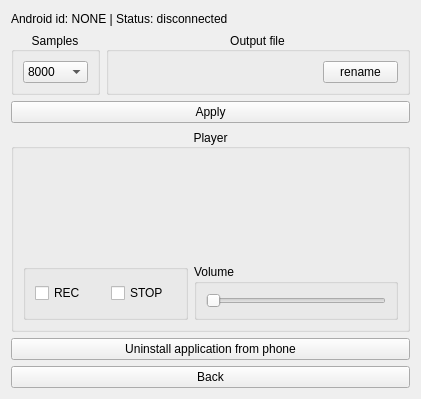
<?xml version="1.0" encoding="UTF-8"?>
<ui version="4.0">
 <class>q_settings</class>
 <widget class="QWidget" name="q_settings">
  <property name="geometry">
   <rect>
    <x>0</x>
    <y>0</y>
    <width>421</width>
    <height>399</height>
   </rect>
  </property>
  <property name="windowTitle">
   <string>Form</string>
  </property>
  <property name="accessibleName">
   <string/>
  </property>
  <layout class="QVBoxLayout" name="verticalLayout">
   <item>
    <widget class="QLabel" name="m_lb_title">
     <property name="text">
      <string>Android id: NONE | Status: disconnected</string>
     </property>
    </widget>
   </item>
   <item>
    <layout class="QHBoxLayout" name="m_hl_to_apply">
     <item>
      <widget class="QGroupBox" name="m_gb_settings">
       <property name="sizePolicy">
        <sizepolicy hsizetype="Maximum" vsizetype="Maximum">
         <horstretch>0</horstretch>
         <verstretch>0</verstretch>
        </sizepolicy>
       </property>
       <property name="title">
        <string>Samples</string>
       </property>
       <property name="alignment">
        <set>Qt::AlignCenter</set>
       </property>
       <layout class="QVBoxLayout" name="verticalLayout_2">
        <item>
         <layout class="QHBoxLayout" name="horizontalLayout">
          <item>
           <widget class="QComboBox" name="m_cb_samples">
            <item>
             <property name="text">
              <string>8000</string>
             </property>
            </item>
            <item>
             <property name="text">
              <string>16000</string>
             </property>
            </item>
            <item>
             <property name="text">
              <string>24000</string>
             </property>
            </item>
           </widget>
          </item>
         </layout>
        </item>
       </layout>
      </widget>
     </item>
     <item>
      <widget class="QGroupBox" name="m_gb_output">
       <property name="title">
        <string>Output file</string>
       </property>
       <property name="alignment">
        <set>Qt::AlignCenter</set>
       </property>
       <layout class="QVBoxLayout" name="verticalLayout_4">
        <item>
         <layout class="QHBoxLayout" name="horizontalLayout_2">
          <item>
           <widget class="QLabel" name="m_lb_name">
            <property name="text">
             <string/>
            </property>
           </widget>
          </item>
          <item>
           <widget class="QPushButton" name="m_pb_rename">
            <property name="sizePolicy">
             <sizepolicy hsizetype="Minimum" vsizetype="Fixed">
              <horstretch>0</horstretch>
              <verstretch>0</verstretch>
             </sizepolicy>
            </property>
            <property name="maximumSize">
             <size>
              <width>75</width>
              <height>16777215</height>
             </size>
            </property>
            <property name="text">
             <string>rename</string>
            </property>
           </widget>
          </item>
         </layout>
        </item>
       </layout>
      </widget>
     </item>
    </layout>
   </item>
   <item>
    <widget class="QPushButton" name="m_pb_apply">
     <property name="text">
      <string>Apply</string>
     </property>
    </widget>
   </item>
   <item>
    <widget class="QGroupBox" name="m_gb_player">
     <property name="title">
      <string>Player</string>
     </property>
     <property name="alignment">
      <set>Qt::AlignCenter</set>
     </property>
     <layout class="QVBoxLayout" name="verticalLayout_3">
      <item>
       <widget class="QCustomPlot" name="m_plotter" native="true">
        <property name="minimumSize">
         <size>
          <width>0</width>
          <height>100</height>
         </size>
        </property>
       </widget>
      </item>
      <item>
       <layout class="QHBoxLayout" name="m_hl_player">
        <item>
         <widget class="QGroupBox" name="m_gb_play_stop">
          <property name="minimumSize">
           <size>
            <width>90</width>
            <height>0</height>
           </size>
          </property>
          <property name="title">
           <string/>
          </property>
          <layout class="QHBoxLayout" name="horizontalLayout_3">
           <item>
            <widget class="QCheckBox" name="m_cb_rec_pause">
             <property name="minimumSize">
              <size>
               <width>70</width>
               <height>0</height>
              </size>
             </property>
             <property name="maximumSize">
              <size>
               <width>70</width>
               <height>16777215</height>
              </size>
             </property>
             <property name="text">
              <string>REC</string>
             </property>
            </widget>
           </item>
           <item>
            <widget class="QCheckBox" name="m_cb_stop">
             <property name="minimumSize">
              <size>
               <width>65</width>
               <height>0</height>
              </size>
             </property>
             <property name="maximumSize">
              <size>
               <width>65</width>
               <height>16777215</height>
              </size>
             </property>
             <property name="text">
              <string>STOP</string>
             </property>
            </widget>
           </item>
          </layout>
         </widget>
        </item>
        <item>
         <widget class="QGroupBox" name="m_gb_volume">
          <property name="title">
           <string>Volume</string>
          </property>
          <layout class="QHBoxLayout" name="m_hl_volume">
           <item>
            <widget class="QSlider" name="m_hs_sound">
             <property name="minimum">
              <number>1</number>
             </property>
             <property name="maximum">
              <number>100</number>
             </property>
             <property name="orientation">
              <enum>Qt::Horizontal</enum>
             </property>
            </widget>
           </item>
          </layout>
         </widget>
        </item>
       </layout>
      </item>
     </layout>
    </widget>
   </item>
   <item>
    <widget class="QPushButton" name="m_pb_uninstall">
     <property name="text">
      <string>Uninstall application from phone</string>
     </property>
    </widget>
   </item>
   <item>
    <widget class="QPushButton" name="m_pb_back">
     <property name="text">
      <string>Back</string>
     </property>
    </widget>
   </item>
  </layout>
 </widget>
 <customwidgets>
  <customwidget>
   <class>QCustomPlot</class>
   <extends>QWidget</extends>
   <header>qcustomplot/qcustomplot.h</header>
   <container>1</container>
  </customwidget>
 </customwidgets>
 <resources/>
 <connections>
  <connection>
   <sender>m_pb_back</sender>
   <signal>clicked()</signal>
   <receiver>q_settings</receiver>
   <slot>back_to_device_list()</slot>
   <hints>
    <hint type="sourcelabel">
     <x>195</x>
     <y>254</y>
    </hint>
    <hint type="destinationlabel">
     <x>195</x>
     <y>137</y>
    </hint>
   </hints>
  </connection>
  <connection>
   <sender>m_cb_rec_pause</sender>
   <signal>clicked()</signal>
   <receiver>q_settings</receiver>
   <slot>rac_or_pause()</slot>
   <hints>
    <hint type="sourcelabel">
     <x>261</x>
     <y>210</y>
    </hint>
    <hint type="destinationlabel">
     <x>261</x>
     <y>161</y>
    </hint>
   </hints>
  </connection>
  <connection>
   <sender>m_hs_sound</sender>
   <signal>actionTriggered(int)</signal>
   <receiver>q_settings</receiver>
   <slot>volume(int)</slot>
   <hints>
    <hint type="sourcelabel">
     <x>243</x>
     <y>310</y>
    </hint>
    <hint type="destinationlabel">
     <x>249</x>
     <y>195</y>
    </hint>
   </hints>
  </connection>
  <connection>
   <sender>m_pb_rename</sender>
   <signal>clicked()</signal>
   <receiver>q_settings</receiver>
   <slot>rename()</slot>
   <hints>
    <hint type="sourcelabel">
     <x>371</x>
     <y>90</y>
    </hint>
    <hint type="destinationlabel">
     <x>249</x>
     <y>195</y>
    </hint>
   </hints>
  </connection>
  <connection>
   <sender>m_pb_apply</sender>
   <signal>clicked()</signal>
   <receiver>q_settings</receiver>
   <slot>apply_settings()</slot>
   <hints>
    <hint type="sourcelabel">
     <x>249</x>
     <y>119</y>
    </hint>
    <hint type="destinationlabel">
     <x>249</x>
     <y>199</y>
    </hint>
   </hints>
  </connection>
  <connection>
   <sender>m_cb_stop</sender>
   <signal>clicked()</signal>
   <receiver>q_settings</receiver>
   <slot>stop()</slot>
   <hints>
    <hint type="sourcelabel">
     <x>126</x>
     <y>317</y>
    </hint>
    <hint type="destinationlabel">
     <x>210</x>
     <y>199</y>
    </hint>
   </hints>
  </connection>
  <connection>
   <sender>m_pb_uninstall</sender>
   <signal>clicked()</signal>
   <receiver>q_settings</receiver>
   <slot>uninstall_app()</slot>
   <hints>
    <hint type="sourcelabel">
     <x>210</x>
     <y>349</y>
    </hint>
    <hint type="destinationlabel">
     <x>210</x>
     <y>199</y>
    </hint>
   </hints>
  </connection>
 </connections>
 <slots>
  <slot>back_to_device_list()</slot>
  <slot>apply_settings()</slot>
  <slot>rename()</slot>
  <slot>rac_or_pause()</slot>
  <slot>stop()</slot>
  <slot>volume(int)</slot>
  <slot>uninstall_app()</slot>
 </slots>
</ui>
